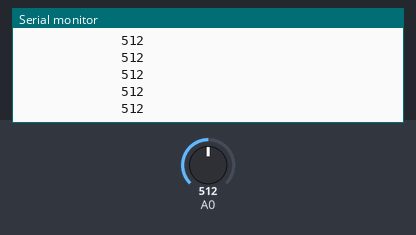
This sketch was run on a simulated Arduino Uno, built with avr-gcc and run on an emulated ATmega328P. On the bench: the last lines printed to the serial monitor. The inputs (shaded band) are chosen by the test bench; at power-on: A0 = 512.

Above: at 1.2 s.
1.3 s: A0 set to 982
At 2.3 s:
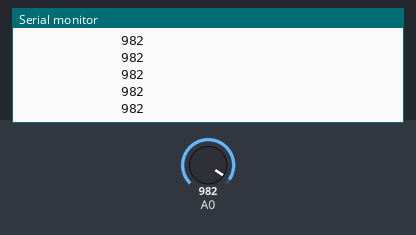
4.3 s: A0 set to 1018
At 5.0 s:
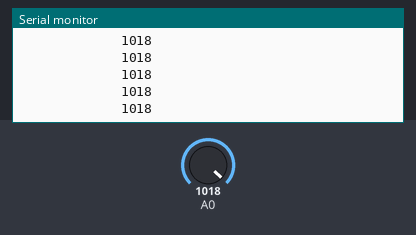
8.8 s: A0 set to 111
At 9.3 s:
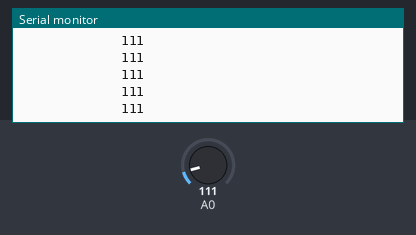
10.3 s: A0 set to 95
At 11.4 s:
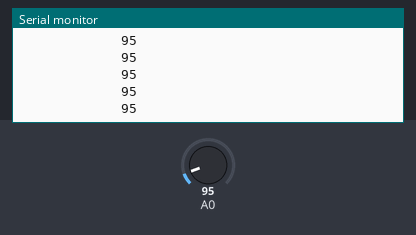
Timing chart, 0 to 13.3 s (numbered marks = the images above; inputs shaded):
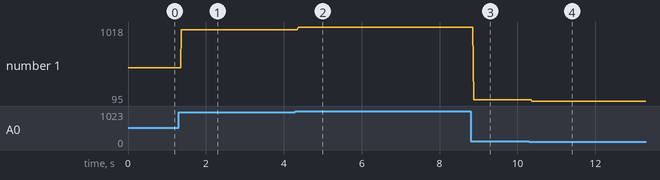

Measured:
- after the input at 1.3 s, the serial monitor: prints a new line after 0.07 s (image 1)
- after the input at 4.3 s, the serial monitor: prints a new line after 0.07 s (image 2)
- after the input at 8.8 s, the serial monitor: prints a new line after 0.07 s (image 3)
- after the input at 10.3 s, the serial monitor: prints a new line after 0.07 s (image 4)
- plotted number 1: 512 → 982 after the input at 1.3 s, 982 → 1018 after the input at 4.3 s, 1018 → 111 after the input at 8.8 s, 111 → 95 after the input at 10.3 s

The sketch:

sensor_test.ino
```cpp
void setup() {
  // put your setup code here, to run once:
Serial.begin(9600);
}

void loop() {
  // put your main code here, to run repeatedly:
Serial.println(analogRead(A0));Serial.print("             ");
/*Serial.print(analogRead(A1));Serial.print("             ");
Serial.print(analogRead(A2));Serial.print("             ");
Serial.print(analogRead(A3));Serial.print("             ");
Serial.print(analogRead(A4));Serial.print("             ");
Serial.print(analogRead(A5));Serial.println("");
*/
}
```
